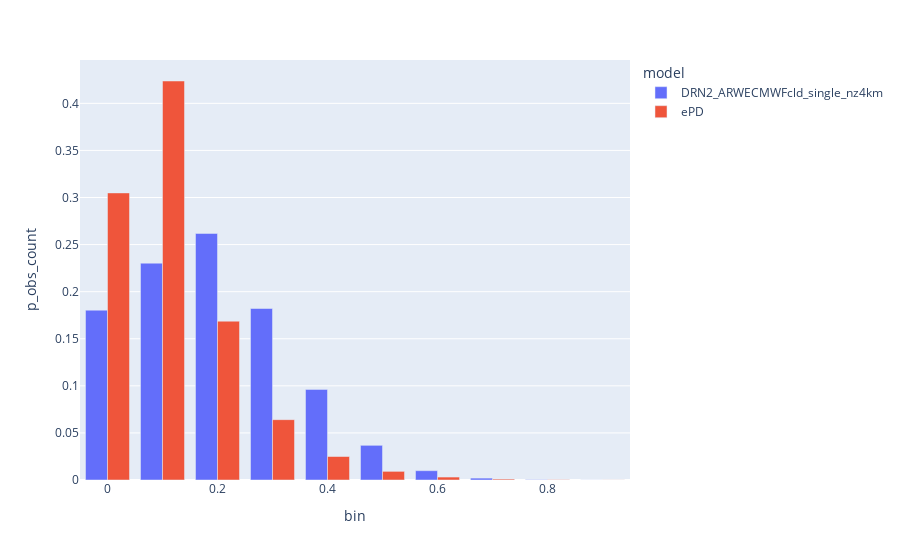

Notebook code for this chart:
### Code cell
fig = px.bar(models_prob_bins.reset_index(), x='bin', y='p_obs_count',color='model',  barmode='group', facet_col=None)
fig.update_xaxes(range=[-0.05,0.95])
# show the plot
fig.show()

### Figure 1 — Plotly figure (JSON) as saved in the notebook; plotly's stock layout.template omitted (floating-point values rounded to 4 significant figures)
{"data": [{"alignmentgroup": "True", "hovertemplate": "model=DRN2_ARWECMWFcld_single_nz4km<br>bin=%{x}<br>p_obs_count=%{y}<extra></extra>", "legendgroup": "DRN2_ARWECMWFcld_single_nz4km", "marker": {"color": "#636efa", "pattern": {"shape": ""}}, "name": "DRN2_ARWECMWFcld_single_nz4km", "offsetgroup": "DRN2_ARWECMWFcld_single_nz4km", "orientation": "v", "showlegend": true, "textposition": "auto", "type": "bar", "x": [0, 0.1, 0.2, 0.3, 0.4, 0.5, 0.6, 0.7, 0.8, 0.9, 1, 1.1, 1.2, 1.3, 1.5], "xaxis": "x", "y": [0.1804, 0.2303, 0.2618, 0.1821, 0.09622, 0.03683, 0.009899, 0.001993, 0.0003443, 6.192e-05, 1.346e-05, 4.182e-06, 9.18e-07, 3.06e-07, 1.02e-07], "yaxis": "y"}, {"alignmentgroup": "True", "hovertemplate": "model=ePD<br>bin=%{x}<br>p_obs_count=%{y}<extra></extra>", "legendgroup": "ePD", "marker": {"color": "#EF553B", "pattern": {"shape": ""}}, "name": "ePD", "offsetgroup": "ePD", "orientation": "v", "showlegend": true, "textposition": "auto", "type": "bar", "x": [0, 0.1, 0.2, 0.3, 0.4, 0.5, 0.6, 0.7, 0.8, 0.9, 1, 1.1], "xaxis": "x", "y": [0.3049, 0.4237, 0.1687, 0.06408, 0.02495, 0.009179, 0.003128, 0.0009744, 0.0002928, 9.333e-05, 2.358e-05, 7.89e-07], "yaxis": "y"}], "layout": {"barmode": "group", "legend": {"title": {"text": "model"}, "tracegroupgap": 0}, "margin": {"t": 60}, "xaxis": {"anchor": "y", "domain": [0, 1], "range": [-0.05, 0.95], "title": {"text": "bin"}}, "yaxis": {"anchor": "x", "domain": [0, 1], "title": {"text": "p_obs_count"}}}}
